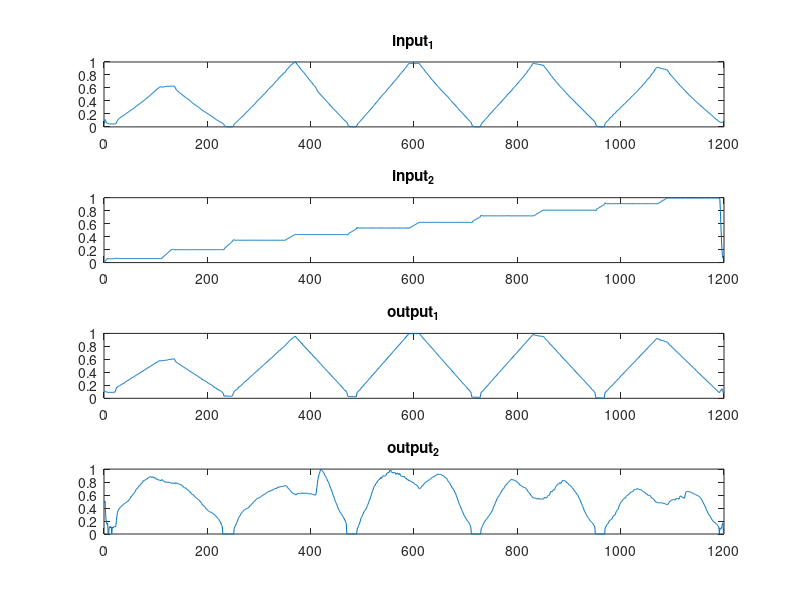

Recreate this plot in MATLAB.
%
% Copyright (c) 2015, Yarpiz (www.yarpiz.com)
% All rights reserved. Please read the "license.txt" for license terms.
%
% Project Code: YPFZ104
% Project Title: Evolutionary ANFIS Training in MATLAB
% Publisher: Yarpiz (www.yarpiz.com)
% 
% Developer: S. Mostapha Kalami Heris (Member of Yarpiz Team)
% 
% Contact Info: sm.kalami@gmail.com, info@yarpiz.com
%

function data=LoadData()

    data_orj=load('engine_data');
    data_min_inputs=min(data_orj.Inputs(1:2,:)');
    data_max_inputs=max(data_orj.Inputs(1:2,:)');
    data_min_outputs=min(data_orj.Targets(1:2,:)');
    data_max_outputs=max(data_orj.Targets(1:2,:)');
    %Veri Normalizasyon
    data.Inputs = (data_orj.Inputs - data_min_inputs')./( data_max_inputs'- data_min_inputs');
    data.Targets = (data_orj.Targets - data_min_outputs')./( data_max_outputs'- data_min_outputs');
    %     data(isnan(data)) = 0;
    Inputs=data.Inputs';
    Targets=data.Targets';
    Targets=Targets(:,1);
    
    nSample=size(Inputs,1);
    
    % Shuffle Data
%      S=randperm(nSample);
%      Inputs=Inputs(S,:);
%      Targets=Targets(S,:);
    
    % Train Data
    pTrain=0.7;
    nTrain=round(pTrain*nSample);
    TrainInputs=Inputs(1:nTrain,:);
    TrainTargets=Targets(1:nTrain,:);
    
    % Test Data
    TestInputs=Inputs(nTrain+1:end,:);
    TestTargets=Targets(nTrain+1:end,:);
    
    % Export
    data.TrainInputs=TrainInputs;
    data.TrainTargets=TrainTargets;
    data.TestInputs=TestInputs;
    data.TestTargets=TestTargets;
    
    figure
    subplot(411); plot(data.Inputs(1,:))
    title('input_1')
    subplot(412); plot(data.Inputs(2,:))
    title('input_2')
    subplot(413); plot(data.Targets(1,:))
    title('output_1')
    subplot(414); plot(data.Targets(2,:))
    title('output_2')
end
